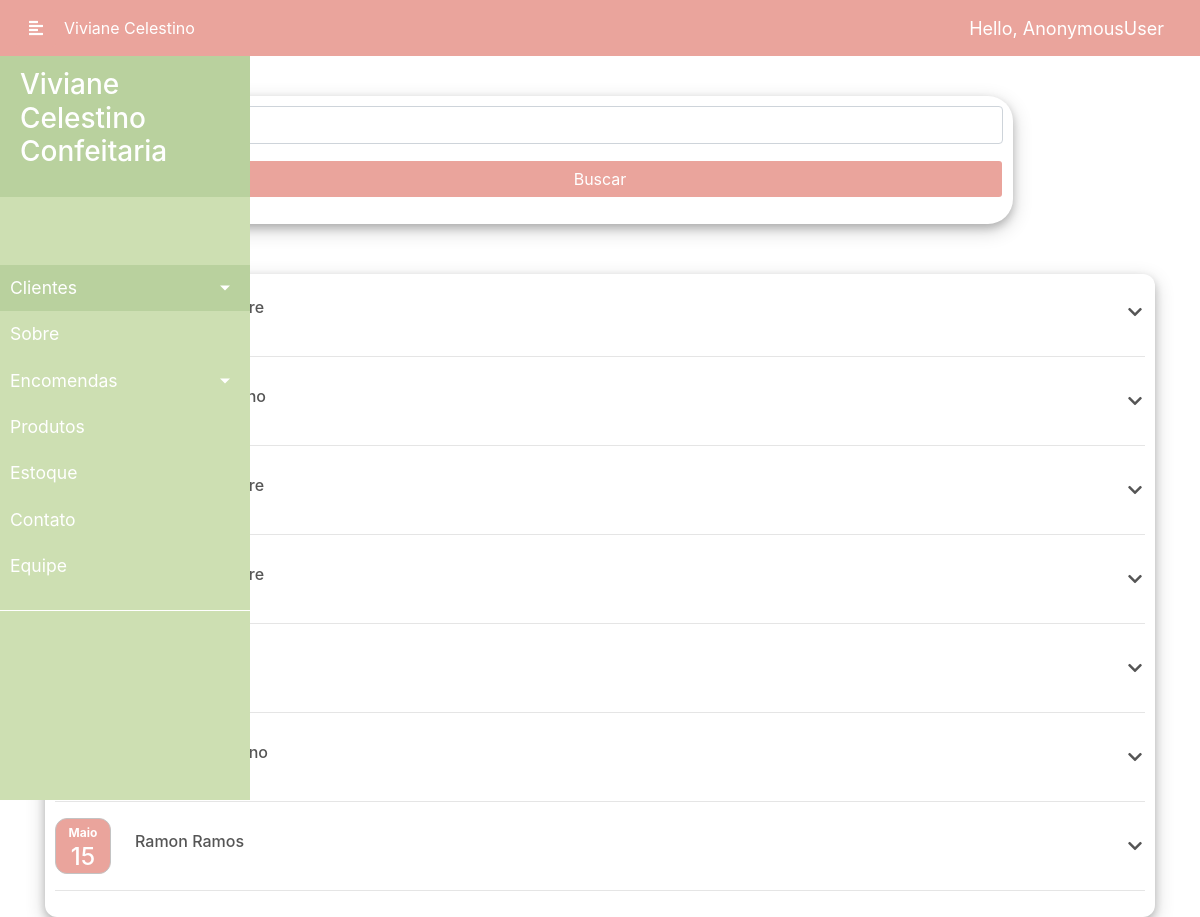
Page /encomendas/ on the earlier database version.
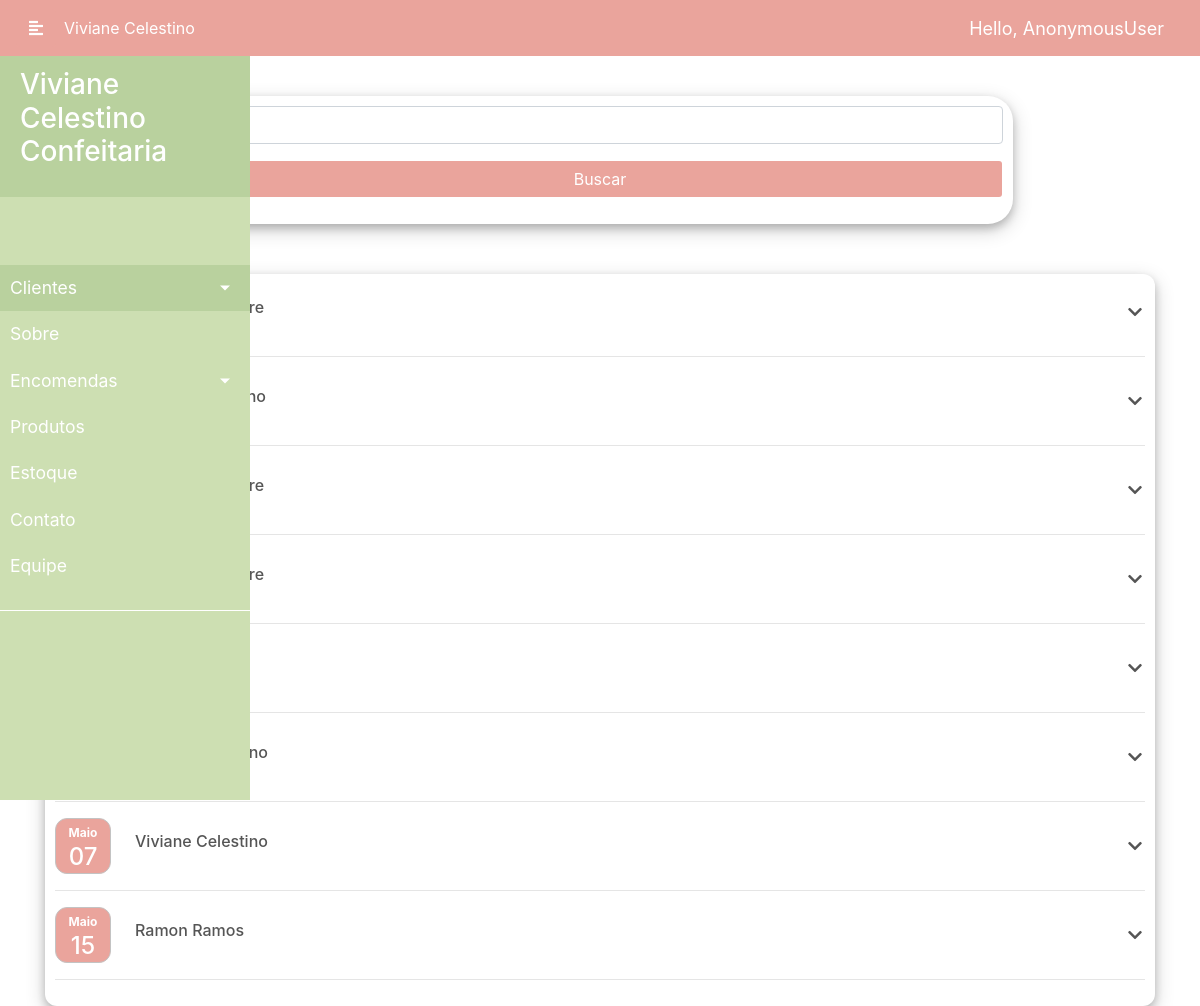
Same page on the later database version.
### encomendas/models.py (models this page shows)
class Encomenda(models.Model):
    cliente = models.ForeignKey(Customer, on_delete=models.DO_NOTHING, blank=True, null=True)
    data_encomenda = models.DateTimeField()
    data_entrega = models.DateTimeField()

### customer/models.py (models this page shows, shortened)
class Customer(models.Model):
    name = models.CharField(max_length=50)
    phone_number = models.CharField(max_length=20)
    email = models.CharField(max_length=40, null=True, blank=True)
    endereco = models.ForeignKey(Endereco, on_delete=models.CASCADE, null=True, blank=True)

### encomendas/views.py (the view)
# urls.py: path('encomendas/', list_encomendas)
def list_encomendas(request):
    mes = 0
    if 'mes' in request.GET:
        mes = request.GET['mes']
    encomendas = Encomenda.objects.order_by('data_entrega')
    context = {
        'mes': mes,
        'encomendas': encomendas
    }
    return render(request, 'encomendas/list_encomendas.html', context)

### templates/encomendas/list_encomendas.html (shortened to what this page needs)
{% extends 'base.html' %} {% block content %}
<div class="container">
  <div class="row pt-5 mt-5">
    <div class="col-md-9 m-auto">
      <div class="user-card">
        <form method="GET" action="/encomendas/">
          <div class="form-group">
            <input class="form-control" type="text" name="mes" placeholder="Mês"/>
          </div>
            <div class="form-group">
            <button type="submit" class="btn bg-viviane form-control text-white">Buscar</button>
          </div>
        </form>
        </div>
        </div>
        </div>
        <div class="all-customers">
          {% for encomenda in encomendas %}
          <div class="customer mb-3">
            <div class="inline-customer">
              <div class="row">
                <div class="date-show">
                  <div class="date-show__month">
                    {% load i18n %} {% language 'pt' %}
                    <p>{{ encomenda.data_entrega |date:"F" }}</p>
                    {% endlanguage %}
                  </div>
                  <div class="date-show__day">
                    <h4>{{encomenda.data_entrega |date:"d"}}</h4>
                  </div>
                </div>
                <div class="adjust mx-4">
                  <h6>{{encomenda.cliente.name}}</h6>
                </div>
                <a
                  class="ml-auto px-2 adjust"
                  style="color: #555"
                  data-toggle="collapse"
                  href="#collapseExample{{ forloop.counter }}"
                  role="button"
                  aria-expanded="false"
                  aria-controls="collapseExample{{ forloop.counter }}"
                >
                  <i class="fas fa-chevron-down"></i>
                </a>
              </div>
            </div>
          </div>
          <hr />
          {% endfor %}
        </div>
      </div>
      {% endblock %}

### templates/base.html (shortened to what this page needs)
<!DOCTYPE html>
<html lang="en">
  <head>
    <link
      rel="stylesheet"
      href="https://cdn.jsdelivr.net/npm/bootstrap@4.6.0/dist/css/bootstrap.min.css"
    />
    <link
      rel="stylesheet"
      href="https://cdnjs.cloudflare.com/ajax/libs/tempusdominus-bootstrap-4/5.1.2/css/tempusdominus-bootstrap-4.min.css"
    />
    <link
      rel="stylesheet"
      href="https://use.fontawesome.com/releases/v5.7.2/css/all.css"
    />
    {% load static %}
    <link rel="stylesheet" href="{% static 'css/default.css' %}" />
  </head>
  <body>
    {% include 'navbar.html' %} {%include 'sidebar.html' %} {% block content %}
    {% endblock %}
  </body>
</html>

### templates/navbar.html (shortened to what this page needs)
{% load static %}
<nav class="navbar navbar-expand-lg navbar-dark bg-viviane fixed-top">
  <button type="button" id="sidebarCollapse" class="btn bg-viviane text-white">
    <i class="fas fa-align-left"></i>
  </button>
  <div class="collapse navbar-collapse" id="navbarNav">
    <ul class="navbar-nav">
      <li class="nav-item active">
        <a class="nav-link" href="{% url 'index' %}">Viviane Celestino</a>
      </li>
    </ul>
  </div>
  <span class="hello-msg">Hello, {{request.user}}</span>
</nav>

### templates/sidebar.html (shortened to what this page needs)
<div class="wrapper">
  <nav id="sidebar">
    <div class="sidebar-header my-5">
      <h3>Viviane Celestino Confeitaria</h3>
    </div>
    <ul class="list-unstyled components">
      <li class="active">
        <a
          href="#homeSubmenu"
          data-toggle="collapse"
          aria-expanded="false"
          class="dropdown-toggle"
          >Clientes</a
        >
      </li>
      <li>
        <a href="#">Sobre</a>
      </li>
      <li>
        <a
          href="#pageSubmenu"
          data-toggle="collapse"
          aria-expanded="false"
          class="dropdown-toggle"
          >Encomendas</a
        >
      </li>
      <li>
        <a href="#">Produtos</a>
      </li>
      <li>
        <a href="#">Estoque</a>
      </li>
      <li>
        <a href="#">Contato</a>
      </li>
      <li>
        <a href="#equipe">Equipe</a>
      </li>
    </ul>
  </nav>
</div>

### static/css/default.css (style rules this page uses)
body { background-color: #fff; }
:root { --verdeprimario: #b9d19e; --verdesecundario: #cddfb2; --verdeterciario: #cfdbbd; }
.user-card { margin: auto; margin-bottom: 50px; background: #fff; position: relative; padding: 10px; justify-content: center; box-shadow: 0 4px 8px 0 rgba(0, 0, 0, 0.2), 0 6px 20px 0 rgba(0, 0, 0, 0.19); -webkit-box-shadow: 0 4px 8px 0 rgba(0, 0, 0, 0.2), 0 6px 20px 0 rgba(0, 0, 0, 0.19); -moz-box-shadow: 0 4px 8px 0 rgba(0, 0, 0, 0.2), 0 6px 20px 0 rgba(0, 0, 0, 0.19); border-radius: 25px; }
.bg-viviane { background-color: #eaa49c; }
hr { color: #fff; }
.inline-customer { background-color: #fff; color: #555; align-items: center; padding: 0px 10px; border-radius: 10px; width: 100%; }
.all-customers { width: 100%; margin: auto; background-color: #fff; border-radius: 12px; box-shadow: 0 4px 8px 0 rgba(0, 0, 0, 0.2), 0 6px 20px 0 rgba(0, 0, 0, 0.19); -webkit-box-shadow: 0 4px 8px 0 rgba(0, 0, 0, 0.2), 0 6px 20px 0 rgba(0, 0, 0, 0.19); padding: 10px; }
.adjust { display: flex; justify-content: center; align-items: center; }
.date-show { display: flex; flex-direction: column; width: 3.5rem; height: 3.5rem; border: 1px solid #c3c3c3; background-color: #eaa49c; color: #fff; border-radius: 12px; align-items: center; position: relative; margin-left: 5px; }
.date-show__month { font-size: 0.75rem; font-weight: bold; margin: 5px; }
.date-show__day { font-size: 1.5rem; font-weight: bold; margin: -20px; }
.wrapper { display: flex; width: 100%; }
#sidebar { width: 250px; position: fixed; top: 0; left: 0; height: 100vh; z-index: 999; background: var(--verdesecundario); color: #fff; transition: all 0.3s; }
a[data-toggle='collapse'] { position: relative; }
.dropdown-toggle::after { display: block; position: absolute; top: 50%; right: 20px; transform: translateY(-50%); }
a, a:hover, a:focus { color: inherit; text-decoration: none; transition: all 0.3s; }
#sidebar .sidebar-header { padding: 20px; background: var(--verdeprimario); }
#sidebar ul.components { padding: 20px 0; border-bottom: 1px solid #fff; }
#sidebar ul li a { padding: 10px; font-size: 1.1em; display: block; }
#sidebar ul li.active > a, a[aria-expanded='true'] { color: #fff; background: var(--verdeprimario); }

### templates/navbar.html (style rules this page uses)
.hello-msg { font-size: 18px; color: #fff; margin-right: 20px; }

Differences in the rows shown:
added Encomenda: data_entrega "Maio", data_entrega "07", cliente.name "Viviane Celestino"
